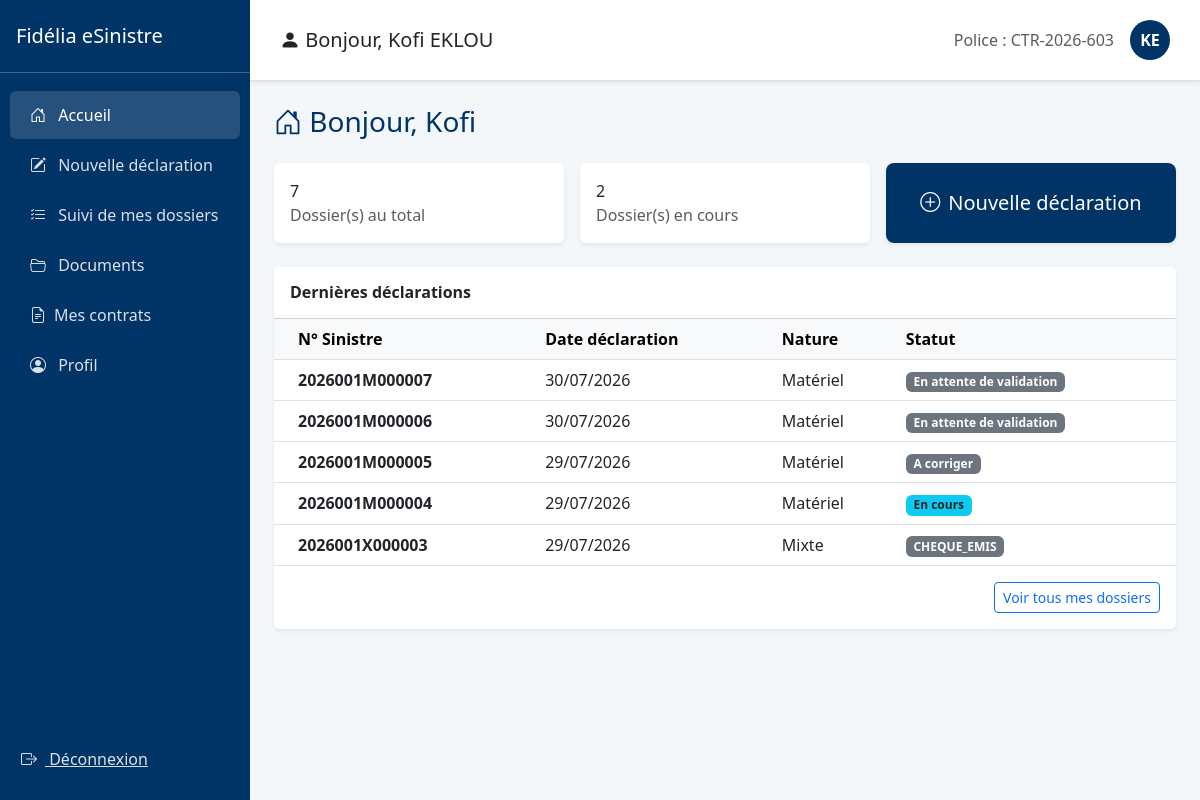
The app's page /sinistres/accueil/ (signed in) with its own data.
### gestion_sinistres/models.py (models this page shows, shortened)
class Assure(models.Model):
    user = models.OneToOneField(User, on_delete=models.CASCADE, related_name='assure')
    numero_police = models.CharField(max_length=50, unique=True)
    telephone = models.CharField(max_length=20, blank=True, null=True)
    agence = models.ForeignKey(Agence, on_delete=models.SET_NULL, null=True, blank=True)
    compte_active = models.BooleanField(default=False)
    politique_confidentialite_acceptee = models.BooleanField(default=False)
    tentatives_echouees = models.PositiveSmallIntegerField(default=0)
    bloque_jusqu_a = models.DateTimeField(null=True, blank=True)

class Sinistre(models.Model):
    NATURE_CHOICES = [('C', 'Corporel'), ('M', 'Matériel'), ('X', 'Mixte')]
    STATUS_CHOICES = [
        ('SOUMIS', 'Soumis'),
        ('ATTENTE_COMPLEMENTS', 'En attente de compléments'),
        ('ATTENTE_VALIDATION', 'En attente de validation'),
        ('A_CORRIGER', 'A corriger'),
        ('EN_COURS', 'En cours'),
        ('CLOTURE', 'Clôturé'),
        ('SANS_SUITE', 'Sans suite'),
        ('REOUVERT', 'Réouvert'),
    ]
    nom_conducteur = models.CharField(max_length=100)
    immatriculation = models.CharField(max_length=50, blank=True, null=True, verbose_name="Immatriculation")
    numero_sinistre = models.CharField(max_length=20, unique=True)
    statut = models.CharField(max_length=30, choices=STATUS_CHOICES, default='SOUMIS')
    agent_traitant = models.CharField(max_length=100, blank=True, null=True)
    montant_estime = models.DecimalField(max_digits=12, decimal_places=2, default=0)
    prix_retenu = models.DecimalField(max_digits=12, decimal_places=2, null=True, blank=True)
    attestation_generee = models.BooleanField(default=False)
    date_attestation = models.DateTimeField(null=True, blank=True)
    date_cloture = models.DateTimeField(null=True, blank=True)
    indemnisation_validee = models.BooleanField(default=False)
    date_survenance = models.DateTimeField()
    date_declaration = models.DateTimeField(auto_now_add=True)
    heure_approximative = models.TimeField()
    circonstances = models.TextField()
    vehicule = models.ForeignKey(Vehicule, on_delete=models.CASCADE)
    region = models.ForeignKey(Region, on_delete=models.SET_NULL, null=True)
    commune = models.ForeignKey(Commune, on_delete=models.SET_NULL, null=True)
    ville = models.ForeignKey(Ville, on_delete=models.SET_NULL, null=True)
    quartier = models.CharField(max_length=150)
    nature = models.CharField(max_length=1, choices=NATURE_CHOICES)
    numero_point_vente = models.CharField(max_length=10, default="001")
    assure = models.ForeignKey(User, on_delete=models.CASCADE, related_name='sinistres')
    quittance = models.ForeignKey(Quittance, on_delete=models.SET_NULL, null=True, blank=True)
    lettre_derogation = models.FileField(upload_to='sinistres/derogations/', blank=True, null=True)
    autre_vehicule_implique = models.BooleanField(default=False)
    vehicule_adverse_immatriculation = models.CharField(max_length=50, blank=True, null=True)
    vehicule_adverse_marque = models.CharField(max_length=50, blank=True, null=True)
    vehicule_adverse_modele = models.CharField(max_length=50, blank=True, null=True)
    vehicule_adverse_compagnie = models.CharField(max_length=100, blank=True, null=True, verbose_name="Compagnie d'assurance (véhicule adverse)")
    nombre_blesses = models.PositiveSmallIntegerField(default=0)
    nombre_morts = models.PositiveSmallIntegerField(default=0)

### gestion_sinistres/views.py (the view)
# urls.py: path('accueil/', views.accueil_assure, name='accueil_assure'),
@login_required
def accueil_assure(request):
    all_sinistres = Sinistre.objects.filter(assure=request.user)
    context = {
        'total': all_sinistres.count(),
        'en_cours': all_sinistres.filter(statut='EN_COURS').count(),
        'derniers': all_sinistres.order_by('-date_declaration')[:5],
    }
    return render(request, 'accueil_assure.html', context)

### gestion_sinistres/templates/accueil_assure.html (shortened to what this page needs)
{% extends 'base_assure.html' %}
{% block content %}
<h3 class="mb-4" style="color: #003366;">
    <i class="bi bi-house-door"></i> Bonjour, {{ request.user.first_name|default:request.user.username }}
</h3>
<div class="row g-3 mb-4">
    <div class="col-md-4">
        <div class="card stat-card shadow-sm border-0 h-100">
            <div class="card-body">
                <div class="stat-number">{{ total }}</div>
                <div class="text-muted">Dossier(s) au total</div>
            </div>
        </div>
    </div>
    <div class="col-md-4">
        <div class="card stat-card shadow-sm border-0 h-100">
            <div class="card-body">
                <div class="stat-number">{{ en_cours }}</div>
                <div class="text-muted">Dossier(s) en cours</div>
            </div>
        </div>
    </div>
    <div class="col-md-4">
        <div class="card stat-card shadow-sm border-0 h-100 d-flex align-items-center justify-content-center">
            <a href="{% url 'declarer_sinistre' %}" class="btn btn-lg w-100 h-100 d-flex align-items-center justify-content-center" style="background-color: #003366; color: white;">
                <i class="bi bi-plus-circle me-2"></i> Nouvelle déclaration
            </a>
        </div>
    </div>
</div>
<div class="card shadow-sm border-0">
    <div class="card-header bg-white py-3">
        <h6 class="mb-0 fw-bold">Dernières déclarations</h6>
    </div>
    <div class="card-body p-0">
        {% if derniers %}
        <table class="table table-hover align-middle mb-0">
            <thead class="table-light">
                <tr>
                    <th class="ps-4">N° Sinistre</th>
                    <th>Date déclaration</th>
                    <th>Nature</th>
                    <th>Statut</th>
                </tr>
            </thead>
            <tbody>
                {% for sinistre in derniers %}
                <tr>
                    <td class="ps-4"><strong>{{ sinistre.numero_sinistre }}</strong></td>
                    <td>{{ sinistre.date_declaration|date:"d/m/Y" }}</td>
                    <td>{{ sinistre.get_nature_display }}</td>
                    <td>
                        {% if sinistre.statut == 'SOUMIS' %}<span class="badge bg-primary">{{ sinistre.get_statut_display }}</span>
                        {% elif sinistre.statut == 'ATTENTE' %}<span class="badge bg-warning text-dark">{{ sinistre.get_statut_display }}</span>
                        {% elif sinistre.statut == 'EN_COURS' %}<span class="badge bg-info text-dark">{{ sinistre.get_statut_display }}</span>
                        {% elif sinistre.statut == 'CLOTURE' %}<span class="badge bg-success">{{ sinistre.get_statut_display }}</span>
                        {% else %}<span class="badge bg-secondary">{{ sinistre.get_statut_display }}</span>
                        {% endif %}
                    </td>
                </tr>
                {% endfor %}
            </tbody>
        </table>
        <div class="p-3 text-end">
            <a href="{% url 'suivi_sinistres' %}" class="btn btn-sm btn-outline-primary">Voir tous mes dossiers</a>
        </div>
        {% else %}
        <p class="text-muted text-center py-5">Vous n'avez encore déclaré aucun sinistre.</p>
        {% endif %}
    </div>
</div>
{% endblock %}

### gestion_sinistres/templates/base_assure.html (shortened to what this page needs)
<!DOCTYPE html>
<html lang="fr">
<head>
    <link href="https://cdn.jsdelivr.net/npm/bootstrap@5.3.0/dist/css/bootstrap.min.css" rel="stylesheet">
    <link rel="stylesheet" href="https://cdn.jsdelivr.net/npm/bootstrap-icons@1.11.0/font/bootstrap-icons.css">
</head>
<body>
    <nav class="sidebar">
        <div class="d-flex align-items-center justify-content-between py-4 px-3 border-bottom border-light border-opacity-25">
            <h5 class="mb-0">Fidélia eSinistre</h5>
        </div>
        <div class="py-3">
            <a href="{% url 'accueil_assure' %}" class="{% if request.resolver_match.url_name == 'accueil_assure' %}active{% endif %}"><i class="bi bi-house-door me-2"></i> Accueil</a>
            <a href="{% url 'declarer_sinistre' %}" class="{% if request.resolver_match.url_name == 'declarer_sinistre' %}active{% endif %}"><i class="bi bi-pencil-square me-2"></i> Nouvelle déclaration</a>
            <a href="{% url 'suivi_sinistres' %}" class="{% if request.resolver_match.url_name == 'suivi_sinistres' %}active{% endif %}"><i class="bi bi-list-check me-2"></i> Suivi de mes dossiers</a>
            <a href="{% url 'documents_assure' %}" class="{% if request.resolver_match.url_name == 'documents_assure' %}active{% endif %}"><i class="bi bi-folder2-open me-2"></i> Documents</a>
            <a href="{% url 'mes_contrats' %}" class="{% if request.resolver_match.url_name == 'mes_contrats' %}active{% endif %}"><i class="bi bi-file-earmark-text me-2"></i>Mes contrats</a>
            <a href="{% url 'profil_assure' %}" class="{% if request.resolver_match.url_name == 'profil_assure' %}active{% endif %}"><i class="bi bi-person-circle me-2"></i> Profil</a>
        </div>
        <div class="py-3 mt-auto">
            <form method="post" action="{% url 'logout' %}">
                <button type="submit" class="btn btn-link" style="color: rgba(255,255,255,0.85); padding: 12px 20px;">
                    <i class="bi bi-box-arrow-right me-2"></i> Déconnexion
                </button>
            </form>
        </div>
    </nav>
    <main class="main-content">
        <div class="header-user d-flex align-items-center justify-content-between shadow-sm">
            <div class="d-flex align-items-center">
                <h5 class="mb-0"><i class="bi bi-person-fill"></i> Bonjour, {{ request.user.get_full_name|default:request.user.username }}</h5>
            </div>
            <div class="d-flex align-items-center">
                <span class="text-muted me-3">Police : {{ request.user.assure.numero_police|default:"N/A" }}</span>
                <a href="{% url 'profil_assure' %}" class="user-badge text-decoration-none">{{ request.user.first_name|first|default:"U" }}{{ request.user.last_name|first|default:"I" }}</a>
            </div>
        </div>
        <div class="p-4">
            {% block content %}{% endblock %}
        </div>
    </main>
</body>
</html>

### gestion_sinistres/templates/base_assure.html (style rules this page uses)
:root { --fidelia-blue: #003366; }
body { background-color: #f4f7f9; font-family: 'Segoe UI', sans-serif; }
.sidebar { width: 250px; height: 100vh; background: var(--fidelia-blue); color: white; position: fixed; left: 0; top: 0; display: flex; flex-direction: column; }
.sidebar a { color: rgba(255, 255, 255, 0.85); display: block; padding: 12px 20px; text-decoration: none; border-radius: 6px; margin: 2px 10px; }
.sidebar a:hover, .sidebar a.active { background: rgba(255, 255, 255, 0.15); color: white; }
.main-content { margin-left: 250px; }
.header-user { background: white; padding: 20px 30px; border-bottom: 1px solid #e0e0e0; position: sticky; top: 0; z-index: 1020; }
.user-badge { width: 40px; height: 40px; border-radius: 50%; background: var(--fidelia-blue); color: white; display: flex; align-items: center; justify-content: center; font-weight: bold; }

### records on screen
Sinistre: numero_sinistre "2026001M000007", date_declaration "30/07/2026", nature "Matériel", statut "En attente de validation"
Sinistre: numero_sinistre "2026001M000006", date_declaration "30/07/2026", nature "Matériel", statut "En attente de validation"
Sinistre: numero_sinistre "2026001M000005", date_declaration "29/07/2026", nature "Matériel", statut "A corriger"
Sinistre: numero_sinistre "2026001M000004", date_declaration "29/07/2026", nature "Matériel", statut "En cours"
Sinistre: numero_sinistre "2026001X000003", date_declaration "29/07/2026", nature "Mixte", statut "CHEQUE_EMIS"

### other values on screen
{{ request.user.get_full_name|default:request.user.username }} "Kofi EKLOU"
{{ request.user.assure.numero_police|default:"N/A" }} "CTR-2026-603"
{{ request.user.first_name|first|default:"U" }} "K"
{{ request.user.last_name|first|default:"I" }} "E"
{{ request.user.first_name|default:request.user.username }} "Kofi"
{{ total }} "7"
{{ en_cours }} "2"
